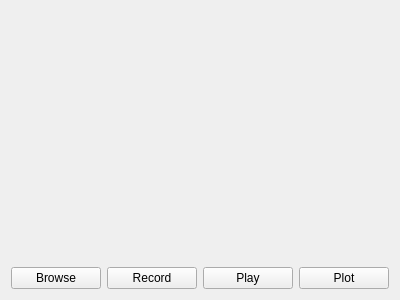
<?xml version="1.0" encoding="UTF-8"?>
<ui version="4.0">
 <class>Form</class>
 <widget class="QWidget" name="Form">
  <property name="geometry">
   <rect>
    <x>0</x>
    <y>0</y>
    <width>400</width>
    <height>300</height>
   </rect>
  </property>
  <property name="windowTitle">
   <string>Form</string>
  </property>
  <layout class="QGridLayout" name="gridLayout">
   <item row="1" column="0">
    <layout class="QHBoxLayout" name="horizontalLayout">
     <item>
      <widget class="QPushButton" name="pushButton_4">
       <property name="text">
        <string>Browse</string>
       </property>
      </widget>
     </item>
     <item>
      <widget class="QPushButton" name="pushButton">
       <property name="text">
        <string>Record</string>
       </property>
      </widget>
     </item>
     <item>
      <widget class="QPushButton" name="pushButton_2">
       <property name="text">
        <string>Play</string>
       </property>
      </widget>
     </item>
     <item>
      <widget class="QPushButton" name="pushButton_3">
       <property name="text">
        <string>Plot</string>
       </property>
      </widget>
     </item>
    </layout>
   </item>
   <item row="0" column="0">
    <widget class="QLabel" name="label">
     <property name="text">
      <string/>
     </property>
     <property name="pixmap">
      <pixmap>logo.png</pixmap>
     </property>
     <property name="alignment">
      <set>Qt::AlignCenter</set>
     </property>
    </widget>
   </item>
  </layout>
 </widget>
 <resources/>
 <connections/>
</ui>
